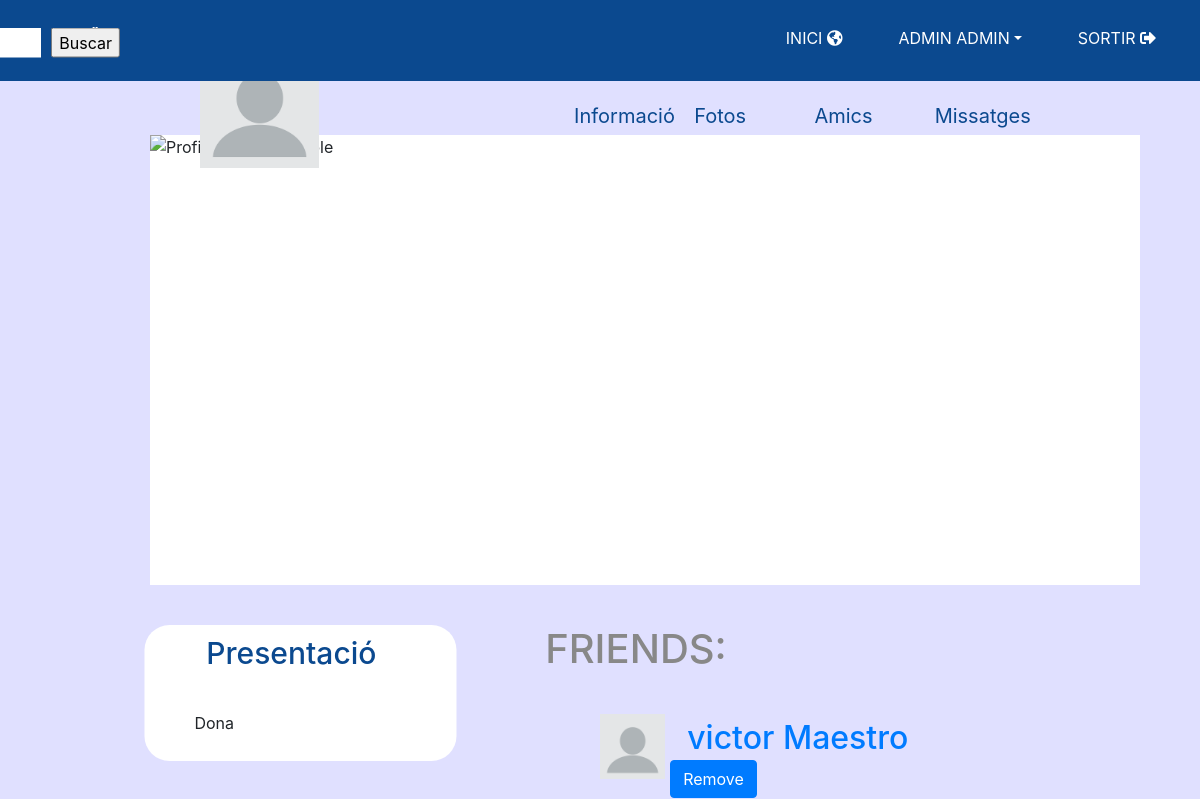
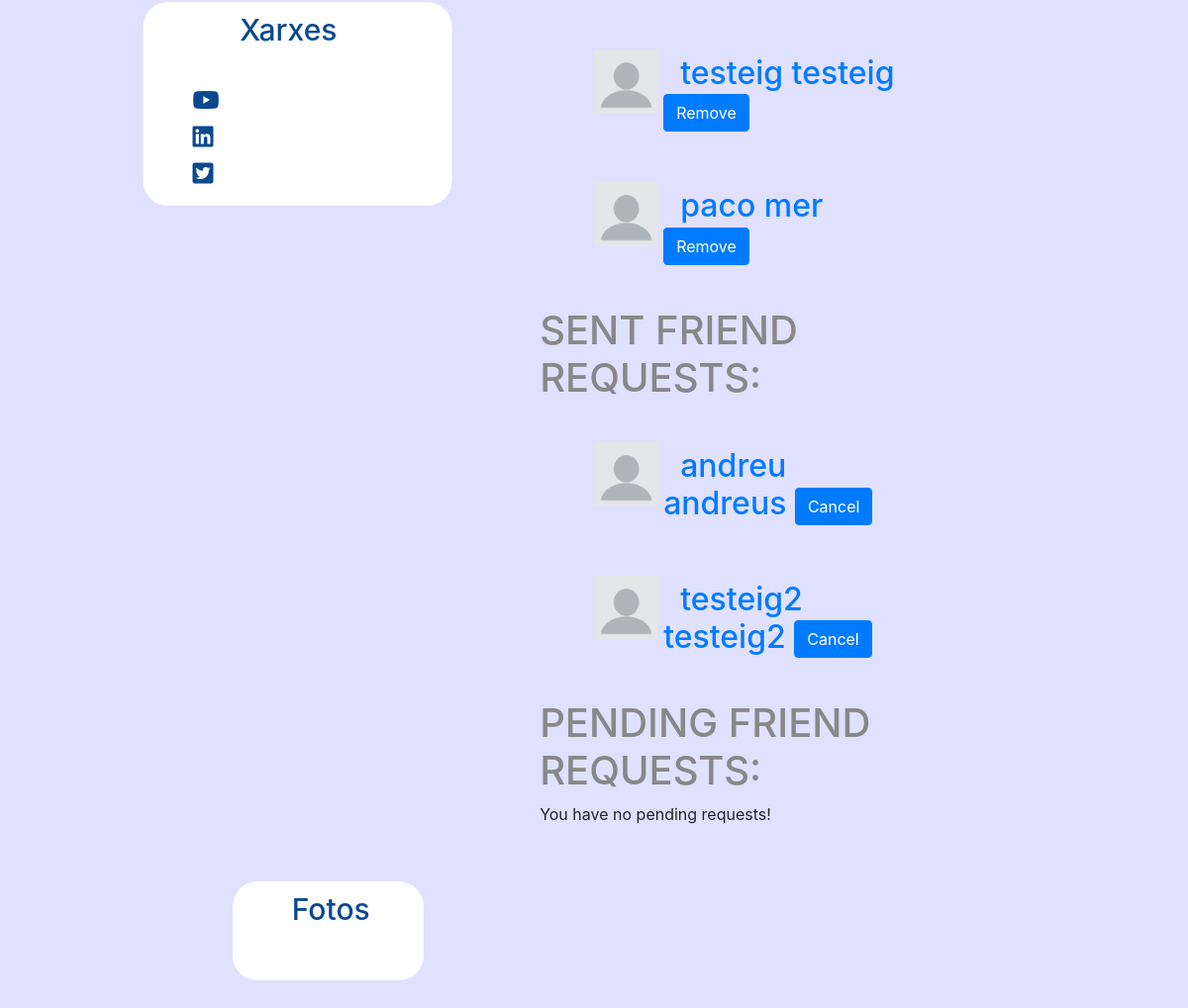
The app's page /likeme/friends/ (signed in), older data (2 pictures, top to bottom).
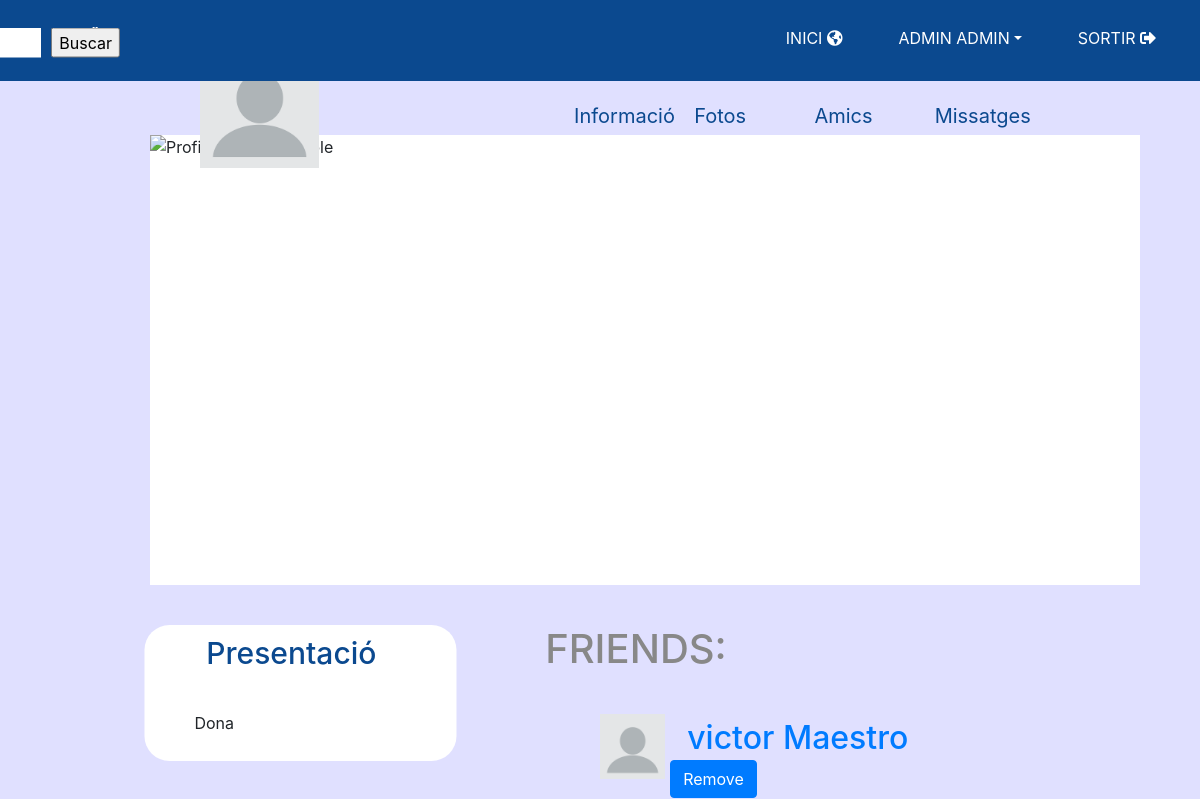
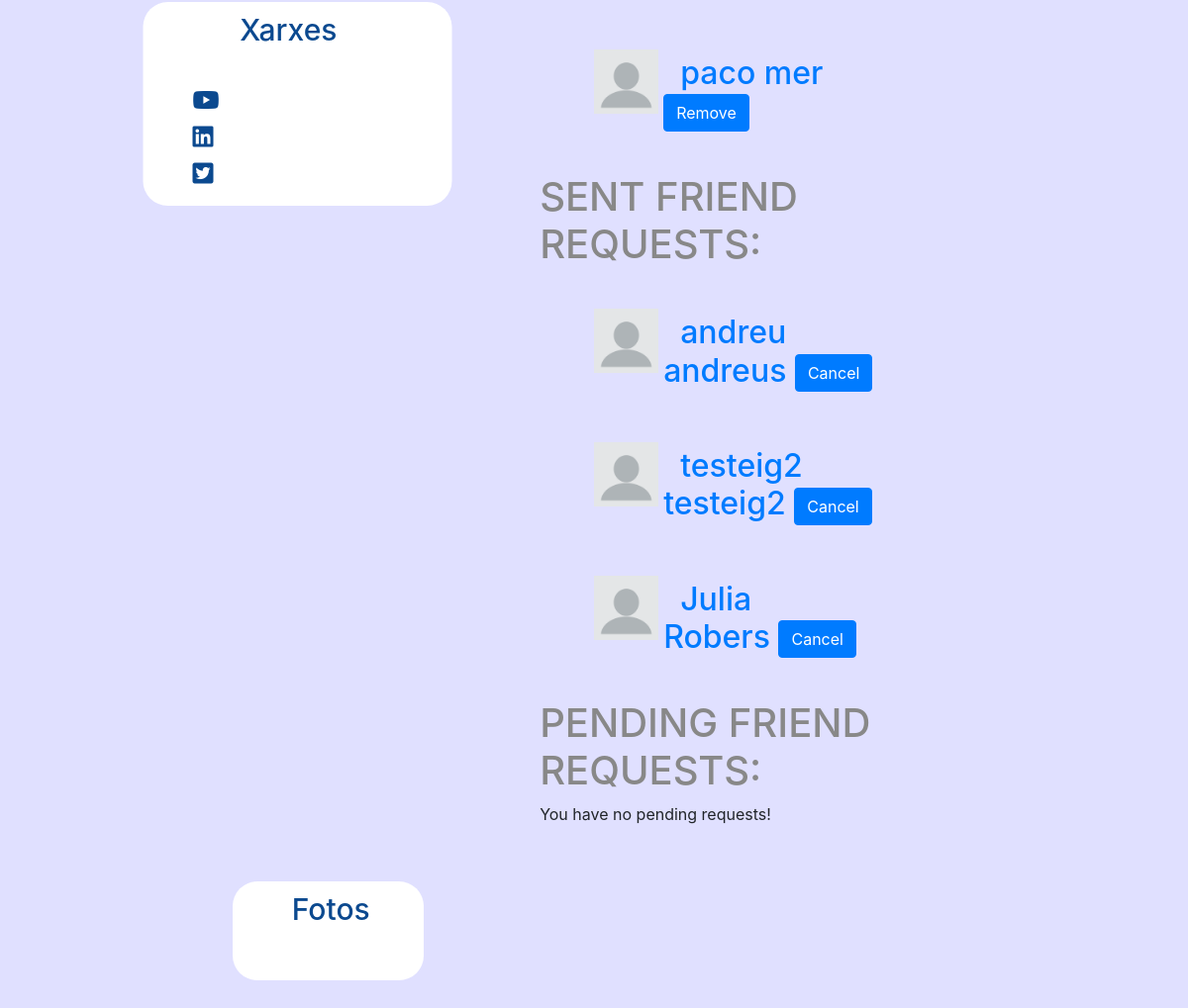
The same page, newer data (2 pictures, top to bottom).
### likeme/models.py (models this page shows, shortened)
class FriendShip(models.Model):
    id = models.AutoField(primary_key=True)
    user_sender = models.ForeignKey(User, related_name="friendship_sender_set", on_delete=models.CASCADE)
    user_receiver = models.ForeignKey(User, related_name="friendship_receiver_set", on_delete=models.CASCADE)
    accepted = models.BooleanField(default=False)

class LikeMeUser(AbstractBaseUser):
    email = models.EmailField(verbose_name='email address', max_length=90, unique=True)
    first_name = models.CharField(max_length=30)
    last_name = models.CharField(max_length=30)
    sex = models.IntegerField(default=0)
    birth_date = models.DateTimeField(default=timezone.now)
    phone_number = models.TextField(default=0)
    photo = models.ImageField(upload_to='profiles/', default='profiles/profile_default.png')
    profile_state = models.IntegerField(default=0)
    join_date = models.DateTimeField(verbose_name='join date', auto_now_add=True)
    active = models.BooleanField(default=True)  # can login
    staff = models.BooleanField(default=False)  # staff user non superuser
    admin = models.BooleanField(default=False)  # superuser
    USERNAME_FIELD = 'email'
    REQUIRED_FIELDS = ['first_name', 'last_name', 'sex', 'birth_date', 'phone_number']
    objects = LikeMeUserManager()
    def get_full_name(self):
        return self.first_name + " " + self.last_name
    @property
    def is_active(self):
        return self.active
    def __str__(self):
        return self.get_full_name()

### likeme/views.py (the view, shortened to what this page needs)
# urls.py: path(r'friends/', views.friends, name='friends'),
@login_required()
def friends(request):
    if request.method == 'GET':
        freq_current_friends = FriendShip.objects.filter(Q(user_sender=request.user, accepted=True) |
                                                         Q(user_receiver=request.user, accepted=True))
        freq_send = FriendShip.objects.filter(user_sender=request.user, accepted=False)
        freq_to_accept = FriendShip.objects.filter(user_receiver=request.user, accepted=False)
        context = {
            "freq_current_friends": freq_current_friends,
            "freq_send": freq_send,
            "freq_to_accept": freq_to_accept,
        }
        return render(request, 'likeme/friends.html', context)

### templates/likeme/friends.html (shortened to what this page needs)
<!DOCTYPE html>
<html lang="en">
<head>
</head>
<body>
{% extends "likeme/BasePerfil.html" %}
{% load static %}
{% block feed %}
<div class="md-col-6" id="perfilfeed">
    <h1> Friends: </h1>
    {% if freq_current_friends %}
        {% for f_req in freq_current_friends %}
            {% if f_req.user_receiver.email  != user.email %}
                <div class="row">
                    <form action ="" method="POST">
                        <div class="mt-2 col-md-5">
                             <img align="left" src="{{user.photo.url}}" style="width:75px;height:75px; padding:5px"/>
                        </div>
                        <h2>
                            <a href="{% url 'mirarPerfil' f_req.user_receiver.email %}" name="mirarPerfil"> &nbsp {{f_req.user_receiver.first_name}} {{f_req.user_receiver.last_name}}</a>
                            <button class="btn btn-primary" type="submit" name="cancel_freq" value={{f_req.id}}> Remove</button>
                        </h2>
                    </form>
                </div>
            {% endif %}
        {% endfor %}
    {% else %}
        <p> Go find some friends! </p>
    {% endif %}
    <h1> Sent Friend requests: </h1>
    {% if freq_send %}
        {% for f_req in freq_send %}
            <div class="row">
                <form action ="" method="POST">
                    <div class="mt-2 col-md-5">
                         <img align="left" src="{{user.photo.url}}" style="width:75px;height:75px; padding:5px"/>
                    </div>
                    <h2>
                        <a href="{% url 'mirarPerfil' f_req.user_receiver.email %}" name="mirarPerfil"> &nbsp {{f_req.user_receiver.first_name}} {{f_req.user_receiver.last_name}}</a>
                        <button class="btn btn-primary" type="submit" name="cancel_freq" value={{f_req.id}}> Cancel</button>
                    </h2>
                </form>
            </div>
        {% endfor %}
    {% else %}
        <p> You have no friend requests sent! </p>
    {% endif %}
    <h1> Pending Friend Requests: </h1>
    {% if freq_to_accept %}
        {% for f_req in freq_to_accept %}
            <div class="row">
                <form action ="" method="POST">
                    {% csrf_token %}
                    <div class="mt-2 col-md-5">
                         <img align="left" src="{{user.photo.url}}" style="width:75px;height:75px; padding:5px"/>
                    </div>
                    <h2>
                        <a href="{% url 'mirarPerfil' f_req.user_sender.email %}" name="mirarPerfil"> &nbsp {{f_req.user_sender.first_name}} {{f_req.user_sender.last_name}}</a>
                        <button class="btn btn-primary" type="submit" name="accept_freq" value={{f_req.id}}> Accept</button>
                        <button class="btn btn-primary" type="submit" name="cancel_freq" value={{f_req.id}}> Cancel</button>
                    </h2>
                </form>
            </div>
        {% endfor %}
    {% else %}
        <p> You have no pending requests! </p>
    {% endif %}
</div>
{% endblock %}

Row changes from the older to the newer data that the page shows:
removed FriendShip: photo (placeholder picture), user_receiver.first_name "testeig", user_receiver.last_name "testeig", {{ f_req.id }} 36 (drawn), shown under "FRIENDS:"
added FriendShip: photo (placeholder picture), user_receiver.first_name "Julia", user_receiver.last_name "Robers", {{ f_req.id }} 43 (drawn), shown under "SENT FRIEND REQUESTS:"
